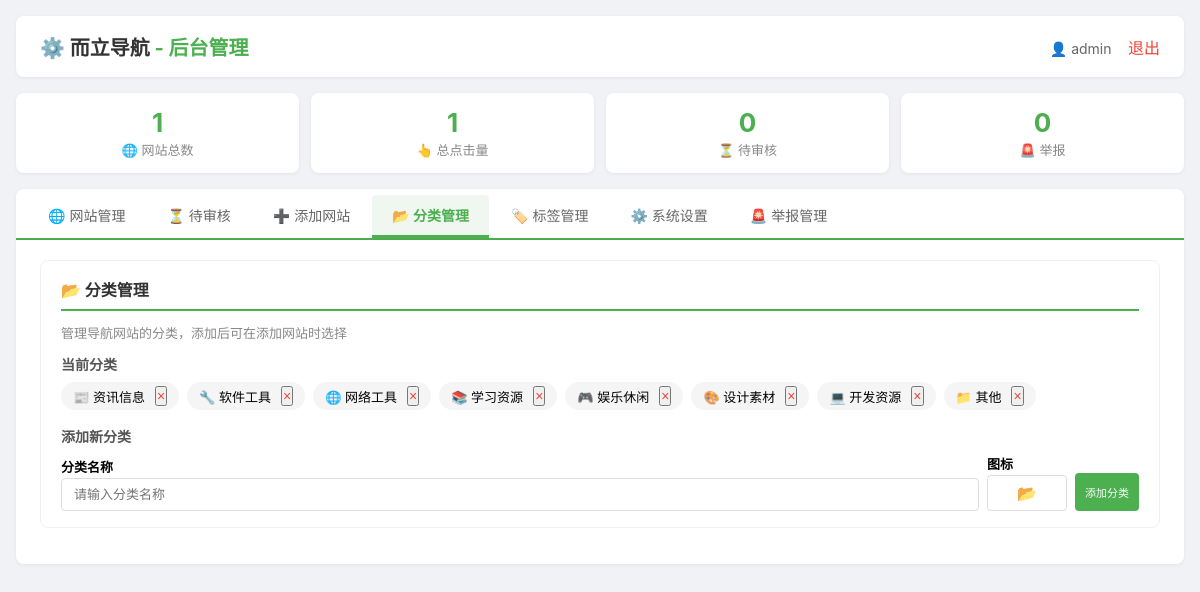
/admin.php?tab=categories (signed in), run on the app's committed database.
### tables this page shows
CREATE TABLE categories (
            id INTEGER PRIMARY KEY AUTOINCREMENT,
            type TEXT NOT NULL,
            name TEXT NOT NULL,
            icon TEXT,
            sort_order INTEGER DEFAULT 0,
            created_at DATETIME DEFAULT CURRENT_TIMESTAMP,
            updated_at DATETIME DEFAULT CURRENT_TIMESTAMP,
            UNIQUE(type, name)
        );

### config.php (called while the page is built, shortened)
<?php
function get_db() {
    global $_db_instance, $_db_initialized;
    if ($_db_instance === null) {
        try {
            $_db_instance = new PDO('sqlite:' . DB_FILE);
            $_db_instance->setAttribute(PDO::ATTR_ERRMODE, PDO::ERRMODE_EXCEPTION);
            $_db_instance->setAttribute(PDO::ATTR_DEFAULT_FETCH_MODE, PDO::FETCH_ASSOC);
        } catch (PDOException $e) {
            die("数据库连接失败: " . $e->getMessage());
        }
    }
    return $_db_instance;
}
function get_all_settings() {
    try {
        $db = get_db();
        $stmt = $db->query("SELECT * FROM settings");
        $settings = [];
        while ($row = $stmt->fetch(PDO::FETCH_ASSOC)) {
            $settings[$row['key']] = $row['value'];
        }
        return $settings;
    } catch (Exception $e) {
        return [];
    }
}

### functions.php (called while the page is built, shortened)
<?php
require_once 'config.php';
if (!function_exists('get_categories')) {
    function get_categories($type) {
        try {
            $db = get_db();
            $stmt = $db->prepare("SELECT * FROM categories WHERE type = ? ORDER BY sort_order ASC, name ASC");
            $stmt->execute([$type]);
            return $stmt->fetchAll(PDO::FETCH_ASSOC);
        } catch (Exception $e) {
            return [];
        }
    }
}
if (!function_exists('get_category_names')) {
    function get_category_names($type) {
        $items = get_categories($type);
        return array_column($items, 'name');
    }
}
if (!function_exists('get_nav_types')) {
    function get_nav_types() {
        return get_category_names('nav_type');
    }
}

### admin.php (the view, shortened to what this page needs)
<?php
require_once 'config.php';
require_once 'functions.php';
$db = get_db();
$settings = get_all_settings();
$total_sites = $db->query("SELECT COUNT(*) FROM files")->fetchColumn();
$total_clicks = $db->query("SELECT SUM(clicks) FROM files")->fetchColumn() ?: 0;
$pending_count = $db->query("SELECT COUNT(*) FROM files WHERE status = 'pending'")->fetchColumn();
$total_reports = $db->query("SELECT COUNT(*) FROM reports WHERE status = 'pending'")->fetchColumn();
$nav_types = get_nav_types();
$categories = $db->query("SELECT * FROM categories WHERE type = 'nav_type' ORDER BY sort_order ASC")->fetchAll(PDO::FETCH_ASSOC);
$current_tab = isset($_GET['tab']) ? $_GET['tab'] : 'sites';
?>
<!DOCTYPE html>
<html lang="zh-CN">
<head>
</head>
<body>
    <div class="container">
        <div class="header">
            <div class="logo">⚙️ <span><?php echo htmlspecialchars($settings['site_name'] ?? '而立导航'); ?></span> - 后台管理</div>
            <div>
                <span class="user-info">👤 <?php echo htmlspecialchars($_SESSION['admin_username'] ?? '管理员'); ?></span>
                <a href="?logout=1" class="logout">退出</a>
            </div>
        </div>
        <div class="stats">
            <div class="stat"><div class="num"><?php echo $total_sites; ?></div><div class="label">🌐 网站总数</div></div>
            <div class="stat"><div class="num"><?php echo $total_clicks; ?></div><div class="label">👆 总点击量</div></div>
            <div class="stat"><div class="num <?php echo $pending_count > 0 ? 'warning' : ''; ?>"><?php echo $pending_count; ?></div><div class="label">⏳ 待审核</div></div>
            <div class="stat"><div class="num <?php echo $total_reports > 0 ? 'danger' : ''; ?>"><?php echo $total_reports; ?></div><div class="label">🚨 举报</div></div>
        </div>
        <div class="tabs">
            <a href="?tab=sites" class="<?php echo $current_tab == 'sites' ? 'active' : ''; ?>">🌐 网站管理</a>
            <a href="?tab=pending" class="<?php echo $current_tab == 'pending' ? 'active' : ''; ?>">⏳ 待审核 <?php if($pending_count > 0): ?><span class="badge"><?php echo $pending_count; ?></span><?php endif; ?></a>
            <a href="?tab=add" class="<?php echo $current_tab == 'add' ? 'active' : ''; ?>">➕ 添加网站</a>
            <a href="?tab=categories" class="<?php echo $current_tab == 'categories' ? 'active' : ''; ?>">📂 分类管理</a>
            <a href="?tab=tags" class="<?php echo $current_tab == 'tags' ? 'active' : ''; ?>">🏷️ 标签管理</a>
            <a href="?tab=settings" class="<?php echo $current_tab == 'settings' ? 'active' : ''; ?>">⚙️ 系统设置</a>
            <a href="?tab=reports" class="<?php echo $current_tab == 'reports' ? 'active' : ''; ?>">🚨 举报管理 <?php if($total_reports > 0): ?><span class="badge"><?php echo $total_reports; ?></span><?php endif; ?></a>
        </div>
        <div class="tab-content <?php echo $current_tab == 'categories' ? 'active' : ''; ?>" id="tab-categories">
            <div class="card">
                <h3>📂 分类管理</h3>
                <p style="color:#888;font-size:13px;margin-bottom:12px;">管理导航网站的分类，添加后可在添加网站时选择</p>
                <h4>当前分类</h4>
                <div class="cat-list">
                    <?php foreach ($categories as $cat): ?>
                        <span class="cat-item">
                            <?php echo htmlspecialchars($cat['icon'] ?? '📂'); ?>
                            <?php echo htmlspecialchars($cat['name']); ?>
                            <form method="post" style="display:inline;margin:0;">
                                <button type="submit" class="del" onclick="return confirm('确定删除该分类吗？')">×</button>
                            </form>
                        </span>
                    <?php endforeach; ?>
                </div>
                <h4 style="margin-top:16px;">添加新分类</h4>
                <form method="post" style="display:flex;gap:8px;flex-wrap:wrap;align-items:flex-end;">
                    <div style="flex:1;min-width:150px;">
                        <label style="font-weight:600;font-size:13px;display:block;margin-bottom:2px;">分类名称</label>
                        <input type="text" name="cat_name" placeholder="请输入分类名称" required style="width:100%;padding:8px 12px;border:1px solid #ddd;border-radius:4px;font-size:13px;">
                    </div>
                    <div style="flex:0 0 80px;">
                        <label style="font-weight:600;font-size:13px;display:block;margin-bottom:2px;">图标</label>
                        <input type="text" name="cat_icon" placeholder="📂" value="📂" style="width:100%;padding:8px 12px;border:1px solid #ddd;border-radius:4px;font-size:16px;text-align:center;">
                    </div>
                    <button type="submit" class="btn btn-primary btn-sm" style="height:38px;">添加分类</button>
                </form>
            </div>
        </div>
    </div>
</body>
</html>

### admin.php (style rules this page uses)
* { margin: 0; padding: 0; box-sizing: border-box; }
body { font-family: -apple-system, BlinkMacSystemFont, "Segoe UI", Roboto, Arial, sans-serif; background: #f0f2f5; padding: 16px; }
.container { max-width: 1400px; margin: 0 auto; }
.header { background: #fff; padding: 16px 24px; border-radius: 8px; box-shadow: 0 1px 4px rgba(0,0,0,0.06); margin-bottom: 16px; display: flex; justify-content: space-between; align-items: center; flex-wrap: wrap; gap: 10px; }
.header .logo { font-size: 20px; font-weight: 700; color: #4CAF50; }
.header .logo span { color: #333; }
.header .user-info { color: #666; font-size: 14px; }
.header .logout { color: #f44336; text-decoration: none; margin-left: 12px; }
.stats { display: grid; grid-template-columns: repeat(auto-fit, minmax(140px, 1fr)); gap: 12px; margin-bottom: 16px; }
.stat { background: #fff; padding: 14px 18px; border-radius: 8px; box-shadow: 0 1px 4px rgba(0,0,0,0.06); text-align: center; }
.stat .num { font-size: 26px; font-weight: bold; color: #4CAF50; }
.stat .label { color: #888; font-size: 13px; margin-top: 2px; }
.tabs { display: flex; flex-wrap: wrap; gap: 2px; background: #fff; border-radius: 8px 8px 0 0; padding: 6px 12px 0; box-shadow: 0 1px 4px rgba(0,0,0,0.06); border-bottom: 2px solid #4CAF50; }
.tabs a { padding: 10px 20px; text-decoration: none; font-size: 14px; color: #666; border-bottom: 3px solid transparent; transition: 0.2s; border-radius: 4px 4px 0 0; }
.tabs a.active { color: #4CAF50; border-bottom-color: #4CAF50; font-weight: bold; background: #f0f7f0; }
.tab-content { display: none; background: #fff; padding: 20px 24px; border-radius: 0 0 8px 8px; box-shadow: 0 1px 4px rgba(0,0,0,0.06); }
.tab-content.active { display: block; }
.card { background: #fff; border-radius: 8px; padding: 16px 20px; margin-bottom: 16px; border: 1px solid #f0f0f0; }
.card h3 { font-size: 16px; color: #333; margin-bottom: 12px; border-bottom: 2px solid #4CAF50; padding-bottom: 8px; }
.card h4 { font-size: 14px; color: #555; margin: 12px 0 8px; }
.btn { padding: 8px 20px; border: none; border-radius: 4px; cursor: pointer; font-size: 14px; transition: 0.2s; display: inline-block; text-decoration: none; }
.btn-primary { background: #4CAF50; color: #fff; }
.btn-sm { padding: 3px 10px; font-size: 11px; }
.cat-list { display: flex; flex-wrap: wrap; gap: 8px; margin: 8px 0; }
.cat-item { display: inline-flex; align-items: center; gap: 6px; background: #f5f5f5; padding: 4px 12px; border-radius: 16px; font-size: 13px; }
.cat-item .del { color: #f44336; cursor: pointer; font-size: 14px; margin-left: 4px; }

### data on the page
categories: icon "📰", name "资讯信息"
categories: icon "🔧", name "软件工具"
categories: icon "🌐", name "网络工具"
categories: icon "📚", name "学习资源"
categories: icon "🎮", name "娱乐休闲"
categories: icon "🎨", name "设计素材"
categories: icon "💻", name "开发资源"
categories: icon "📁", name "其他"

### other printed values
$settings['site_name'] "而立导航"
$_SESSION['admin_username'] "admin"
$total_sites "1"
$total_clicks "1"
$pending_count "0"
$total_reports "0"
